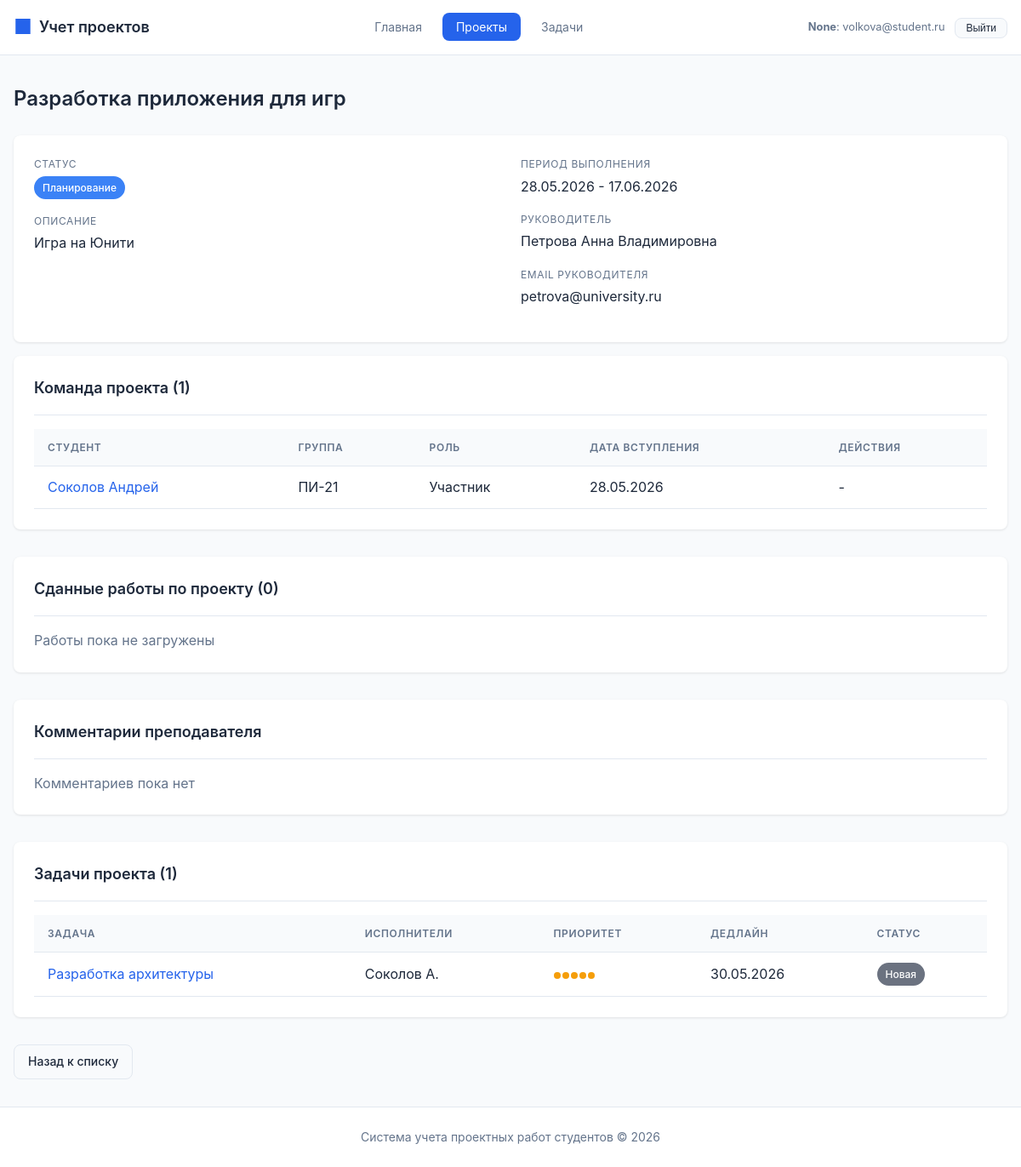
The page /projects/11 (signed in) on the database its author committed.
### tables this page shows
CREATE TABLE student (
    id INTEGER PRIMARY KEY AUTOINCREMENT,
    last_name TEXT NOT NULL,
    first_name TEXT NOT NULL,
    middle_name TEXT,
    email TEXT UNIQUE NOT NULL,
    phone TEXT,
    student_group_id INTEGER REFERENCES student_group(id) ON DELETE SET NULL,
    created_at TEXT DEFAULT CURRENT_TIMESTAMP
);

CREATE TABLE project (
    id INTEGER PRIMARY KEY AUTOINCREMENT,
    title TEXT NOT NULL,
    description TEXT,
    start_date TEXT NOT NULL,
    end_date TEXT NOT NULL,
    status_id INTEGER REFERENCES project_status(id) ON DELETE SET NULL,
    supervisor_id INTEGER REFERENCES teacher(id) ON DELETE SET NULL,
    created_at TEXT DEFAULT CURRENT_TIMESTAMP,
    updated_at TEXT DEFAULT CURRENT_TIMESTAMP,
    CONSTRAINT valid_dates CHECK (end_date >= start_date)
);

CREATE TABLE project_status (
    id INTEGER PRIMARY KEY AUTOINCREMENT,
    name TEXT NOT NULL UNIQUE,
    description TEXT,
    color TEXT DEFAULT '#6B7280'
);

CREATE TABLE teacher (
    id INTEGER PRIMARY KEY AUTOINCREMENT,
    last_name TEXT NOT NULL,
    first_name TEXT NOT NULL,
    middle_name TEXT,
    email TEXT UNIQUE NOT NULL,
    phone TEXT,
    position TEXT,
    department_id INTEGER REFERENCES department(id) ON DELETE SET NULL,
    created_at TEXT DEFAULT CURRENT_TIMESTAMP
);

CREATE TABLE project_team (
    id INTEGER PRIMARY KEY AUTOINCREMENT,
    project_id INTEGER NOT NULL REFERENCES project(id) ON DELETE CASCADE,
    student_id INTEGER NOT NULL REFERENCES student(id) ON DELETE CASCADE,
    role TEXT DEFAULT 'Участник',
    joined_at TEXT DEFAULT CURRENT_DATE,
    UNIQUE(project_id, student_id)
);

CREATE TABLE student_group (
    id INTEGER PRIMARY KEY AUTOINCREMENT,
    name TEXT NOT NULL UNIQUE,
    course INTEGER NOT NULL CHECK (course >= 1 AND course <= 6),
    department_id INTEGER REFERENCES department(id) ON DELETE SET NULL,
    created_at TEXT DEFAULT CURRENT_TIMESTAMP
);

CREATE TABLE task (
    id INTEGER PRIMARY KEY AUTOINCREMENT,
    title TEXT NOT NULL,
    description TEXT,
    project_id INTEGER NOT NULL REFERENCES project(id) ON DELETE CASCADE,
    status_id INTEGER REFERENCES task_status(id) ON DELETE SET NULL,
    priority INTEGER DEFAULT 1 CHECK (priority >= 1 AND priority <= 5),
    deadline TEXT,
    created_at TEXT DEFAULT CURRENT_TIMESTAMP,
    updated_at TEXT DEFAULT CURRENT_TIMESTAMP
);

CREATE TABLE task_status (
    id INTEGER PRIMARY KEY AUTOINCREMENT,
    name TEXT NOT NULL UNIQUE,
    description TEXT,
    color TEXT DEFAULT '#6B7280'
);

### routes/projects.py (the view, shortened to what this page needs)
@projects_bp.route('/<int:project_id>')
def view_project(project_id):
    project = execute_query("""
        SELECT
            p.*,
            ps.name as status,
            ps.color as status_color,
            t.last_name || ' ' || t.first_name || ' ' || COALESCE(t.middle_name, '') as supervisor_name,
            t.email as supervisor_email
        FROM project p
        LEFT JOIN project_status ps ON p.status_id = ps.id
        LEFT JOIN teacher t ON p.supervisor_id = t.id
        WHERE p.id = %s
    """, (project_id,), fetch_one=True)
    if not project:
        flash('Проект не найден', 'error')
        return redirect(url_for('projects.list_projects'))
    can_edit_project = can_manage_project(project_id)
    team = execute_query("""
        SELECT
            s.id,
            s.last_name || ' ' || s.first_name as student_name,
            s.email,
            sg.name as group_name,
            pt.role,
            pt.joined_at
        FROM project_team pt
        JOIN student s ON pt.student_id = s.id
        LEFT JOIN student_group sg ON s.student_group_id = sg.id
        WHERE pt.project_id = %s
        ORDER BY pt.joined_at
    """, (project_id,), fetch_all=True)
    tasks = execute_query("""
        SELECT
            t.id,
            t.title,
            t.deadline,
            t.priority,
            ts.name as status,
            ts.color as status_color,
            (SELECT GROUP_CONCAT(s.last_name || ' ' || SUBSTR(s.first_name, 1, 1) || '.', ', ')
             FROM task_student ts2
             JOIN student s ON ts2.student_id = s.id
             WHERE ts2.task_id = t.id) as assignees
        FROM task t
        LEFT JOIN task_status ts ON t.status_id = ts.id
        WHERE t.project_id = %s
        ORDER BY t.priority DESC, t.deadline ASC
    """, (project_id,), fetch_all=True)
    submissions = execute_query(
        """
        SELECT
            f.id,
            f.name,
            f.size,
            f.uploaded_at,
            s.last_name || ' ' || s.first_name AS student_name
        FROM file f
        LEFT JOIN student s ON s.id = f.uploaded_by_student_id
        WHERE f.project_id = %s
        ORDER BY f.uploaded_at DESC
        """,
        (project_id,),
        fetch_all=True,
    )
    teacher_comments = execute_query(
        """
        SELECT
            c.id,
            c.content,
            c.created_at,
            t.last_name || ' ' || t.first_name AS teacher_name
        FROM comment c
        JOIN teacher t ON t.id = c.author_teacher_id
        WHERE c.project_id = %s
        ORDER BY c.created_at DESC
        """,
        (project_id,),
        fetch_all=True,
    )
    available_students = execute_query("""
        SELECT
            s.id,
            s.last_name || ' ' || s.first_name as full_name,
            sg.name as group_name
        FROM student s
        LEFT JOIN student_group sg ON s.student_group_id = sg.id
        WHERE s.id NOT IN (
            SELECT pt.student_id
            FROM project_team pt
            WHERE pt.project_id = %s
        )
        ORDER BY s.last_name, s.first_name
    """, (project_id,), fetch_all=True)
    return render_template(
        'projects/view.html',
        project=project,
        team=team,
        tasks=tasks,
        submissions=submissions,
        teacher_comments=teacher_comments,
        available_students=available_students,
        can_edit_project=can_edit_project,
        can_submit=g.current_user["role"] == ROLE_STUDENT and _can_submit_to_project(project_id, g.current_user["id"]),
        can_comment=g.current_user["role"] in {ROLE_TEACHER, ROLE_ADMIN} and can_manage_project(project_id),
    )

### templates/projects/view.html (shortened to what this page needs)
{% extends 'base.html' %}
{% block content %}
<div class="page-header">
    <h1 class="page-title">{{ project.title }}</h1>
</div>
<div class="card">
    <div class="detail-grid">
        <div>
            <div class="detail-item">
                <div class="detail-label">Статус</div>
                <div class="detail-value">
                    <span class="badge badge-status" style="background-color: {{ project.status_color or '#6B7280' }}">
                        {{ project.status or 'Не указан' }}
                    </span>
                </div>
            </div>
            <div class="detail-item">
                <div class="detail-label">Описание</div>
                <div class="detail-value">{{ project.description or 'Описание отсутствует' }}</div>
            </div>
        </div>
        <div>
            <div class="detail-item">
                <div class="detail-label">Период выполнения</div>
                <div class="detail-value">
                    {{ project.start_date.strftime('%d.%m.%Y') if project.start_date else '-' }} -
                    {{ project.end_date.strftime('%d.%m.%Y') if project.end_date else '-' }}
                </div>
            </div>
            <div class="detail-item">
                <div class="detail-label">Руководитель</div>
                <div class="detail-value">{{ project.supervisor_name or 'Не назначен' }}</div>
            </div>
            {% if project.supervisor_email %}
            <div class="detail-item">
                <div class="detail-label">Email руководителя</div>
                <div class="detail-value">{{ project.supervisor_email }}</div>
            </div>
            {% endif %}
        </div>
    </div>
</div>
<div class="section">
    <div class="card">
        <div class="card-header">
            <h2 class="card-title">Команда проекта ({{ team|length }})</h2>
        </div>
        {% if team %}
        <div class="table-container">
            <table>
                <thead>
                    <tr>
                        <th>Студент</th>
                        <th>Группа</th>
                        <th>Роль</th>
                        <th>Дата вступления</th>
                        <th>Действия</th>
                    </tr>
                </thead>
                <tbody>
                    {% for member in team %}
                    <tr>
                        <td>
                            <a href="{{ url_for('students.view_student', student_id=member.id) }}" class="link">
                                {{ member.student_name }}
                            </a>
                        </td>
                        <td>{{ member.group_name or '-' }}</td>
                        <td>{{ member.role }}</td>
                        <td>{{ member.joined_at.strftime('%d.%m.%Y') if member.joined_at else '-' }}</td>
                        <td>
                            {% if can_edit_project %}
                            <form method="POST"
                                  action="{{ url_for('projects.remove_student_from_project', project_id=project.id, student_id=member.id) }}"
                                  onsubmit="return confirm('Удалить участника?')">
                                <button type="submit" class="btn btn-danger btn-sm">Удалить</button>
                            </form>
                            {% else %}
                            -
                            {% endif %}
                        </td>
                    </tr>
                    {% endfor %}
                </tbody>
            </table>
        </div>
        {% else %}
        <p style="color: var(--text-secondary);">Команда не сформирована</p>
        {% endif %}
    </div>
</div>
<div class="section">
    <div class="card">
        <div class="card-header">
            <h2 class="card-title">Сданные работы по проекту ({{ submissions|length }})</h2>
        </div>
        {% if submissions %}
        <div class="table-container">
            <table>
                <thead>
                    <tr>
                        <th>Файл</th>
                        <th>Студент</th>
                        <th>Размер</th>
                        <th>Дата загрузки</th>
                    </tr>
                </thead>
                <tbody>
                    {% for file in submissions %}
                    <tr>
                        <td>
                            <a class="link" href="{{ url_for('submissions.download_file', file_id=file.id) }}">{{ file.name }}</a>
                        </td>
                        <td>{{ file.student_name or '-' }}</td>
                        <td>{{ file.size or 0 }} байт</td>
                        <td>{{ file.uploaded_at.strftime('%d.%m.%Y %H:%M') if file.uploaded_at else '-' }}</td>
                    </tr>
                    {% endfor %}
                </tbody>
            </table>
        </div>
        {% else %}
        <p style="color: var(--text-secondary);">Работы пока не загружены</p>
        {% endif %}
    </div>
</div>
<div class="section">
    <div class="card">
        <div class="card-header">
            <h2 class="card-title">Комментарии преподавателя</h2>
        </div>
        {% if teacher_comments %}
            {% for comment in teacher_comments %}
            <div style="padding: 0.75rem 0; border-bottom: 1px solid var(--border);">
                <div style="font-weight: 600;">{{ comment.teacher_name }}</div>
                <div style="color: var(--text-secondary); font-size: 0.9rem;">
                    {{ comment.created_at.strftime('%d.%m.%Y %H:%M') if comment.created_at else '' }}
                </div>
                <div style="margin-top: 0.35rem;">{{ comment.content }}</div>
            </div>
            {% endfor %}
        {% else %}
        <p style="color: var(--text-secondary);">Комментариев пока нет</p>
        {% endif %}
    </div>
</div>
<div class="section">
    <div class="card">
        <div class="card-header">
            <h2 class="card-title">Задачи проекта ({{ tasks|length }})</h2>
        </div>
        {% if tasks %}
        <div class="table-container">
            <table>
                <thead>
                    <tr>
                        <th>Задача</th>
                        <th>Исполнители</th>
                        <th>Приоритет</th>
                        <th>Дедлайн</th>
                        <th>Статус</th>
                    </tr>
                </thead>
                <tbody>
                    {% for task in tasks %}
                    <tr>
                        <td>
                            <a href="{{ url_for('tasks.view_task', task_id=task.id) }}" class="link">
                                {{ task.title }}
                            </a>
                        </td>
                        <td>{{ task.assignees or 'Не назначены' }}</td>
                        <td>
                            <div class="priority">
                                {% for i in range(5) %}
                                <span class="priority-dot {% if i < task.priority %}filled{% endif %}"></span>
                                {% endfor %}
                            </div>
                        </td>
                        <td>{{ task.deadline.strftime('%d.%m.%Y') if task.deadline else '-' }}</td>
                        <td>
                            <span class="badge badge-status" style="background-color: {{ task.status_color or '#6B7280' }}">
                                {{ task.status or 'Не указан' }}
                            </span>
                        </td>
                    </tr>
                    {% endfor %}
                </tbody>
            </table>
        </div>
        {% else %}
        <p style="color: var(--text-secondary);">Задачи не созданы</p>
        {% endif %}
    </div>
</div>
<a href="{{ url_for('projects.list_projects') }}" class="btn btn-secondary">Назад к списку</a>
{% endblock %}

### templates/base.html (shortened to what this page needs)
<!DOCTYPE html>
<html lang="ru">
<head>
    <link rel="stylesheet" href="{{ url_for('static', filename='style.css') }}">
</head>
<body>
    <nav class="navbar">
        <div class="nav-container">
            <a href="{{ url_for('main.index') }}" class="nav-logo">
                <span class="logo-icon">&#9632;</span>
                Учет проектов
            </a>
            {% if current_user %}
            <ul class="nav-menu">
                <li><a href="{{ url_for('main.index') }}" class="nav-link {% if request.endpoint == 'main.index' %}active{% endif %}">Главная</a></li>
                <li><a href="{{ url_for('projects.list_projects') }}" class="nav-link {% if 'projects' in request.endpoint %}active{% endif %}">Проекты</a></li>
                <li><a href="{{ url_for('tasks.list_tasks') }}" class="nav-link {% if 'tasks' in request.endpoint %}active{% endif %}">Задачи</a></li>
            </ul>
            <div class="auth-panel">
                <div class="auth-user">
                    <strong>{{ current_user.role_label }}</strong>:
                    {% if current_user.role == ROLE_STUDENT and current_user.id %}
                    <a href="{{ url_for('students.view_student', student_id=current_user.id) }}" class="link">{{ current_user.name }}</a>
                    {% else %}
                    {{ current_user.name }}
                    {% endif %}
                </div>
                <form method="post" action="{{ url_for('auth.logout') }}">
                    <button type="submit" class="btn btn-secondary btn-sm">Выйти</button>
                </form>
            </div>
            {% endif %}
        </div>
    </nav>
    <main class="main-content">
        <div class="container">
            {% block content %}{% endblock %}
        </div>
    </main>
    <footer class="footer">
        <div class="container">
            <p>Система учета проектных работ студентов &copy; 2026</p>
        </div>
    </footer>
</body>
</html>

### rows shown on the page
student: name "volkova@student.ru"
project: title "Разработка приложения для игр", description "Игра на Юнити"
project_status: name "Планирование"
teacher: supervisor_email "petrova@university.ru"
project_team: student_name "Соколов Андрей", name "ПИ-21", role "Участник", joined_at "28.05.2026"
task: title "Разработка архитектуры", assignees "Соколов А.", priority 5 (drawn), deadline "30.05.2026", name "Новая"

### other values the page prints
{{ current_user.role_label }} "None"
{{ project.start_date.strftime('%d.%m.%Y') if project.start_date else '-' }} "28.05.2026"
{{ project.end_date.strftime('%d.%m.%Y') if project.end_date else '-' }} "17.06.2026"
{{ project.supervisor_name or 'Не назначен' }} "Петрова Анна Владимировна"
{{ team|length }} "1"
{{ submissions|length }} "0"
{{ tasks|length }} "1"
